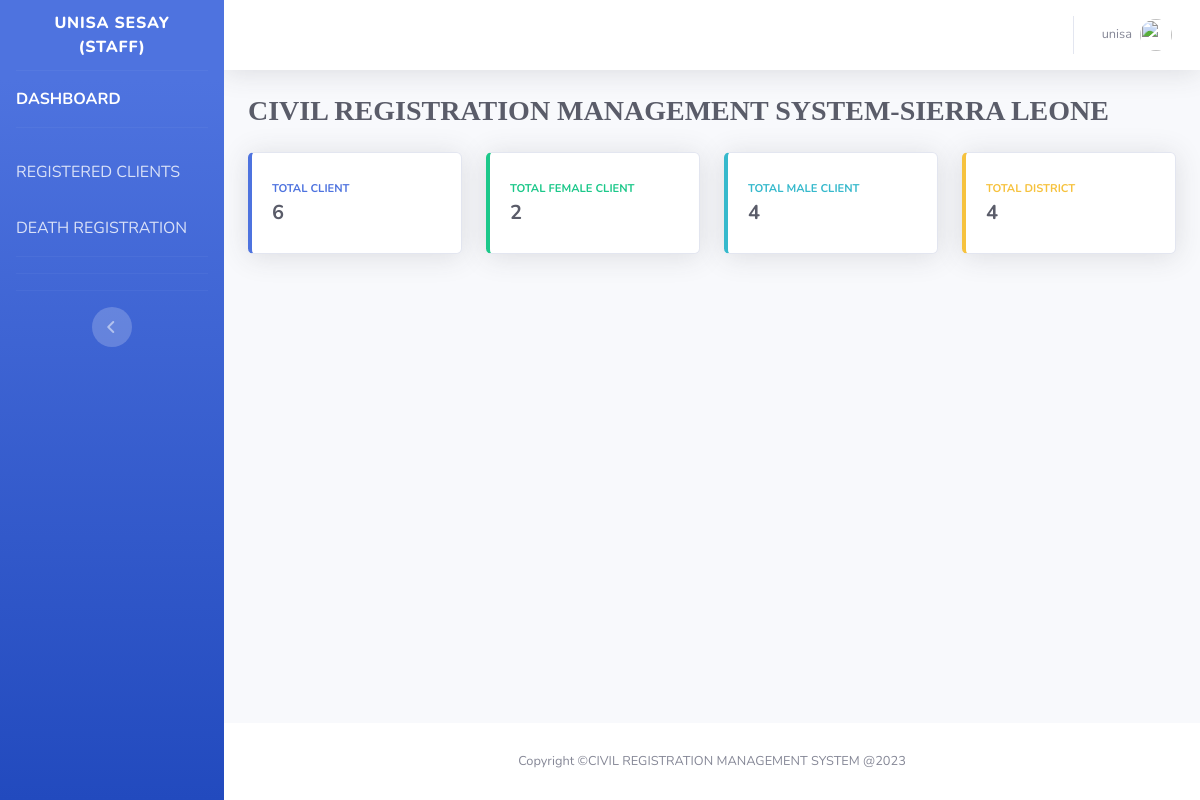
Page /employee (signed in) on the committed database.
### crms/models.py (models this page shows)
class User(AbstractUser):
    is_admin= models.BooleanField('Administrtor', default=False)
    is_employee= models.BooleanField('Registration Officer',default=False)

### crms/views.py (the view)
# urls.py: path('employee',views.employee_page, name='employee_page'),
def employee_page(request):
     total_districts = Customer.objects.values('district').distinct().count()
     total_users = Customer.objects.count()
     male_users = Customer.objects.filter(gender='Male').count()
     female_users = Customer.objects.filter(gender='Female').count()
     recent_clients = Customer.objects.all()
     if request.method == 'POST':
        form = CustomerForm(request.POST,request.FILES)
        if form.is_valid():
            form.save()  # Save the data to the database
            return redirect(reverse('employee_page'))  # Redirect to a success page
     else:
        form = CustomerForm()
     return render(request,'employee.html', {'form': form,'recent_clients':recent_clients,'total_users': total_users,'total_districts':total_districts, 'male_users':male_users,  'female_users':female_users})

### templates/employee.html (shortened to what this page needs)
{% extends 'base2.html' %}
{% block body %}
  <div class="container-fluid">
    <div class="d-sm-flex align-items-center justify-content-between mb-4">
      <marquee behavior="scrool" direction="left">
        <h1 class="h3 mb-0 text-gray-800" style="font-family: 'Bradley Hand ITC',cursive; font-weight: bold;">CIVIL REGISTRATION MANAGEMENT SYSTEM-SIERRA LEONE</h1>
      </marquee>
    </div>
    <div class="row">
      <div class="col-xl-3 col-md-6 mb-4">
        <div class="card border-left-primary shadow h-100 py-2">
          <div class="card-body">
            <div class="row no-gutters align-items-center">
              <div class="col mr-2">
                <div class="text-xs font-weight-bold text-primary text-uppercase mb-1">TOTAL CLIENT</div>
                <div class="h5 mb-0 font-weight-bold text-gray-800">{{ total_users }}</div>
              </div>
            </div>
          </div>
        </div>
      </div>
      <div class="col-xl-3 col-md-6 mb-4">
        <div class="card border-left-success shadow h-100 py-2">
          <div class="card-body">
            <div class="row no-gutters align-items-center">
              <div class="col mr-2">
                <div class="text-xs font-weight-bold text-success text-uppercase mb-1">TOTAL FEMALE CLIENT</div>
                <div class="h5 mb-0 font-weight-bold text-gray-800">{{ female_users }}</div>
              </div>
            </div>
          </div>
        </div>
      </div>
      <div class="col-xl-3 col-md-6 mb-4">
        <div class="card border-left-info shadow h-100 py-2">
          <div class="card-body">
            <div class="row no-gutters align-items-center">
              <div class="col mr-2">
                <div class="text-xs font-weight-bold text-info text-uppercase mb-1">TOTAL MALE CLIENT</div>
                <div class="row no-gutters align-items-center">
                  <div class="col-auto">
                    <div class="h5 mb-0 mr-3 font-weight-bold text-gray-800">{{ male_users }}</div>
                  </div>
                </div>
              </div>
            </div>
          </div>
        </div>
      </div>
      <div class="col-xl-3 col-md-6 mb-4">
        <div class="card border-left-warning shadow h-100 py-2">
          <div class="card-body">
            <div class="row no-gutters align-items-center">
              <div class="col mr-2">
                <div class="text-xs font-weight-bold text-warning text-uppercase mb-1">TOTAL DISTRICT</div>
                <div class="h5 mb-0 font-weight-bold text-gray-800">{{ total_districts }}</div>
              </div>
            </div>
          </div>
        </div>
      </div>
    </div>
  </div>
{% endblock %}

### templates/base2.html (shortened to what this page needs)
{% load static %}
<!DOCTYPE html>
<html lang="en">
  <head>
    <link href="{% static 'vendor/fontawesome-free/css/all.min.css' %}" rel="stylesheet" type="text/css" />
    <link href="https://cdn.jsdelivr.net/npm/bootstrap@5.3.2/dist/css/bootstrap.min.css" rel="stylesheet" />
    <link href="{% static 'css/sb-admin-2.min.css' %}" rel="stylesheet" />
    <link href="{% static 'vendor/datatables/dataTables.bootstrap4.min.css' %}" rel="stylesheet" />
    <link rel="stylesheet" href="https://cdnjs.cloudflare.com/ajax/libs/font-awesome/6.3.0/css/all.min.css" />
    <link rel="stylesheet" href="{% static 'css/page.css' %}" />
  </head>
  <body id="page-top">
    <div id="wrapper">
      <ul class="navbar-nav bg-gradient-primary sidebar sidebar-dark accordion" id="accordionSidebar">
        <a class="sidebar-brand d-flex align-items-center justify-content-center" href="#"><div class="sidebar-brand-text mx-3">{{ user.username }} {{ user.last_name }} (STAFF)</div></a>
        <hr class="sidebar-divider my-0" />
        <li class="nav-item active">
          <a class="nav-link" href="{% url 'employee_page' %}"><span>DASHBOARD</span></a>
        </li>
        <hr class="sidebar-divider" />
        <li class="nav-item">
          <a class="nav-link" href="{% url 'employeeusers_page' %}"><span>REGISTERED CLIENTS</span></a>
        </li>
        <li class="nav-item">
          <a class="nav-link" href="{% url 'emp_reg_death' %}">DEATH REGISTRATION</a>
        </li>
        <hr class="sidebar-divider" />
        <hr class="sidebar-divider d-none d-md-block" />
        <hr class="sidebar-divider d-none d-md-block" />
        <div class="text-center d-none d-md-inline">
          <button class="rounded-circle border-0" id="sidebarToggle"></button>
        </div>
      </ul>
      <div id="content-wrapper" class="d-flex flex-column">
        <div id="content">
          <nav class="navbar navbar-expand navbar-light bg-white topbar mb-4 static-top shadow">
            <ul class="navbar-nav ml-auto">
              <li class="nav-item dropdown no-arrow">
                <a class="nav-link dropdown-toggle" href="#" id="userDropdown" role="button" data-toggle="dropdown" aria-haspopup="true" aria-expanded="false">
                  <span class="mr-2 d-none d-lg-inline text-gray-600 small">{{ user.username }}</span>
                  <img class="img-profile rounded-circle" src="{% static 'img/undraw_profile.svg' %}" />
                </a>
              </li>
            </ul>
          </nav>
          {% block body %}
          {% endblock %}
        </div>
        <footer class="sticky-footer bg-white">
          <div class="container my-auto">
            <div class="copyright text-center my-auto">
              <span>Copyright &copy;CIVIL REGISTRATION MANAGEMENT SYSTEM @2023</span>
            </div>
          </div>
        </footer>
      </div>
    </div>
  </body>
</html>

### static/css/page.css (style rules this page uses)
.sidebar { color: #0c0b0b; height: 100%; }
.card { position: relative; display: flex; flex-direction: column; }

### rows in the picture
User: username "UNISA", last_name "SESAY", username "unisa"

### other values in the picture
{{ total_users }} "6"
{{ female_users }} "2"
{{ male_users }} "4"
{{ total_districts }} "4"
